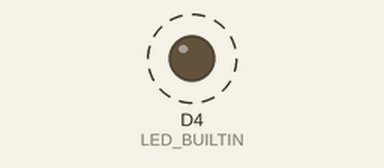
A program run on a simulated ESP8266 (Wemos D1 mini). On the bench: output pins drawn as LEDs (lit = HIGH, except the on-board LED, lit = LOW). Dashed ring = blinking. Pins used as bus, display or sensor lines are not drawn.

Above: at 0.5 s.
Timing chart, 0 to 4.6 s (numbered marks = the images above):
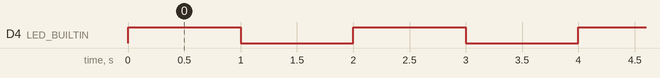

The program:

main.cpp
```cpp
#include <Arduino.h>
#include "wemos_d1.h"

const int RELAY = D3;
const int DELAY_DURATION = 1000;

void turnOff();
void turnOn();

void setup()
{
    Serial.begin(9600);

    pinMode(RELAY, OUTPUT);
    pinMode(LED_BUILTIN, OUTPUT);
}

void loop()
{
    turnOn();
    delay(DELAY_DURATION);

    turnOff();
    delay(DELAY_DURATION);
}

void turnOff()
{
    digitalWrite(RELAY, LOW);
    digitalWrite(LED_BUILTIN, LOW);
}

void turnOn()
{
    digitalWrite(RELAY, HIGH);
    digitalWrite(LED_BUILTIN, HIGH);
}
```

wemos_d1.h
```cpp
// (licence header left out)
#ifndef Pins_Arduino_h
#define Pins_Arduino_h

#define PIN_WIRE_SDA (4)
#define PIN_WIRE_SCL (5)

static const uint8_t SDA = PIN_WIRE_SDA;
static const uint8_t SCL = PIN_WIRE_SCL;

//new ESP-12E GPIO2
#define LED_BUILTIN 2

static const uint8_t D0   = 3;
static const uint8_t D1   = 1;
static const uint8_t D2   = 16;
static const uint8_t D3   = 5;
static const uint8_t D4   = 4;
static const uint8_t D5   = 14;
static const uint8_t D6   = 12;
static const uint8_t D7   = 13;
static const uint8_t D8   = 0;
static const uint8_t D9   = 2;
static const uint8_t D10  = 15;
static const uint8_t D11  = 13;
static const uint8_t D12  = 12;
static const uint8_t D13  = 14;
static const uint8_t D14  = 4;
static const uint8_t D15  = 5;

#endif /* Pins_Arduino_h */
```

Measured:
- by itself, D4 (LED_BUILTIN): alternates HIGH for 1.0 s and LOW for 1.0 s
